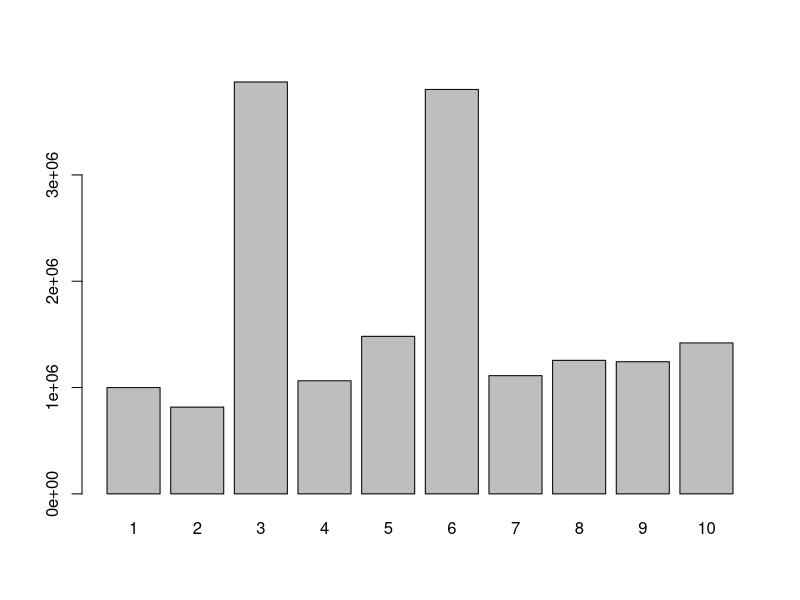
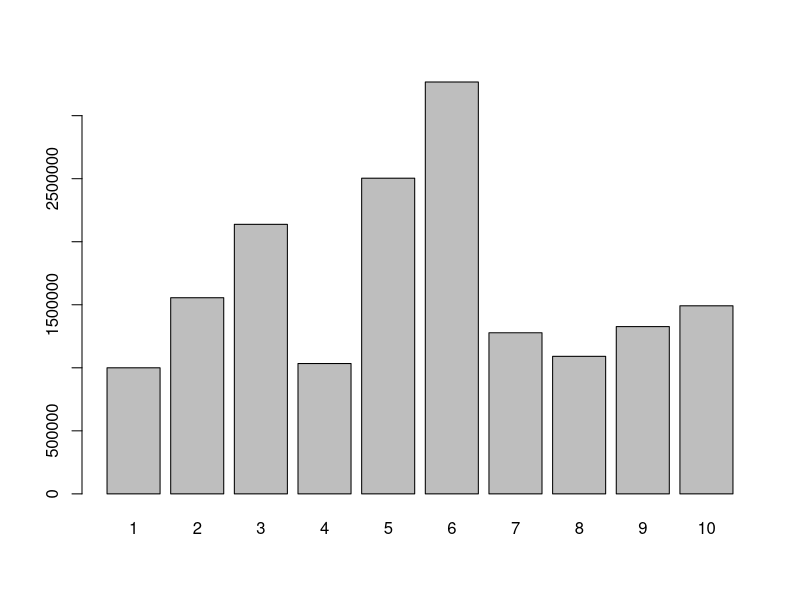
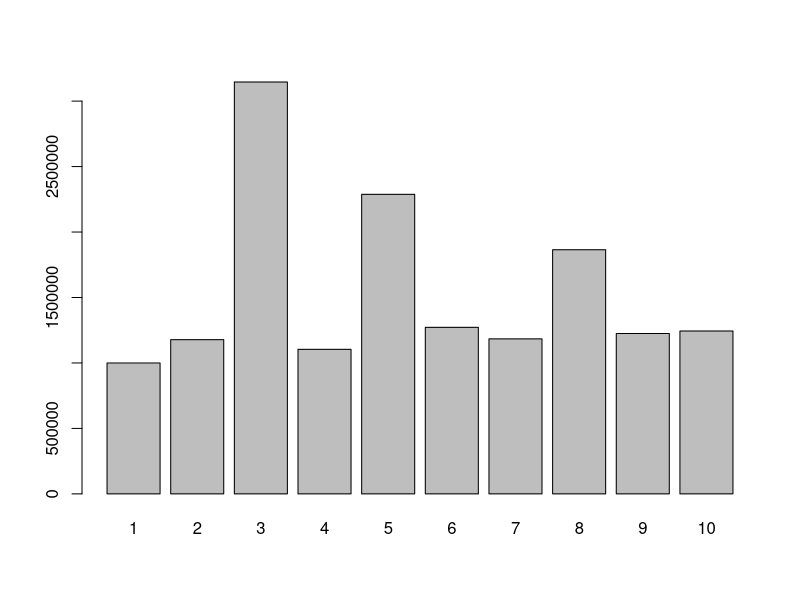
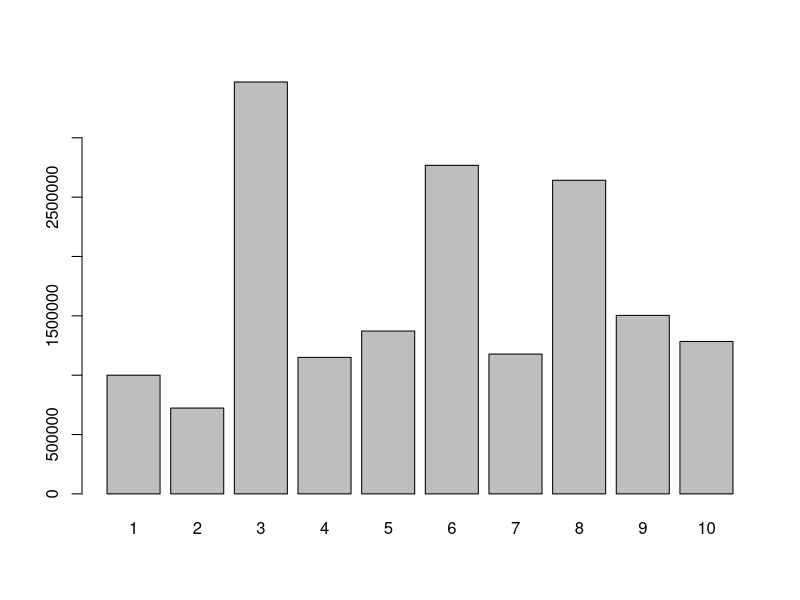
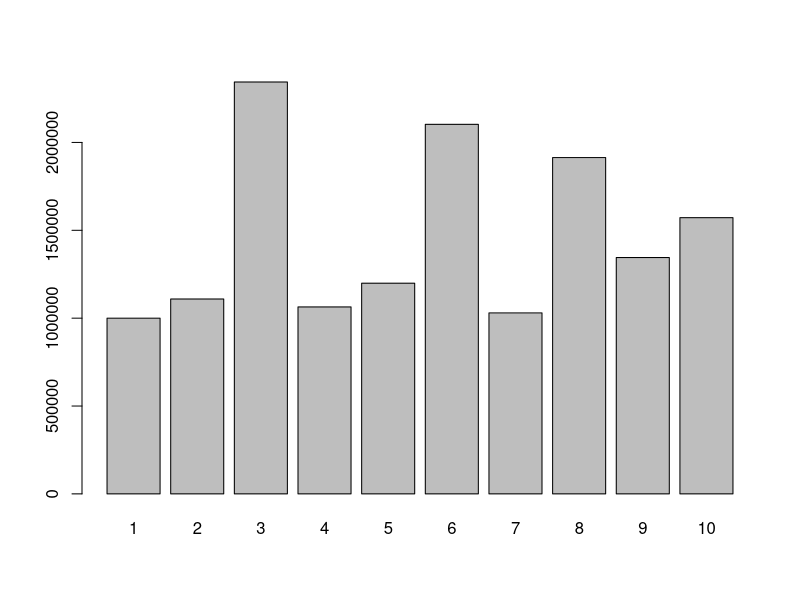
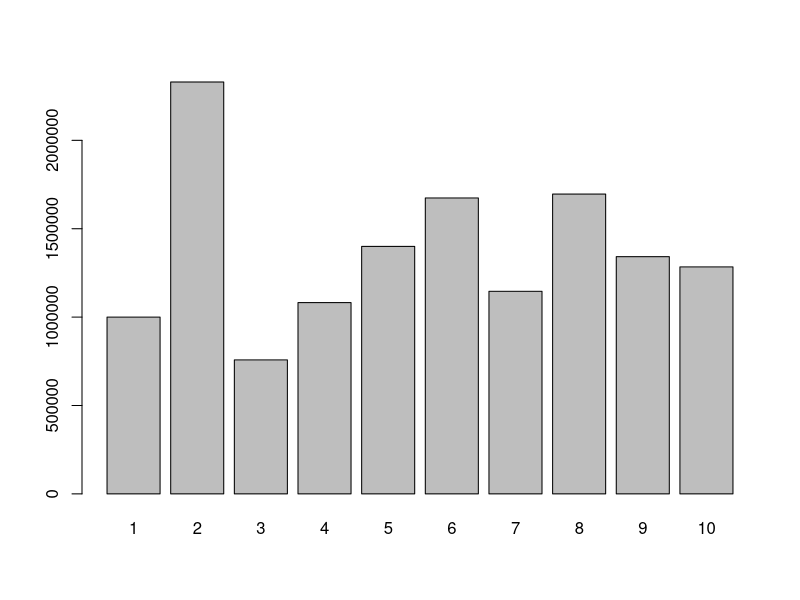
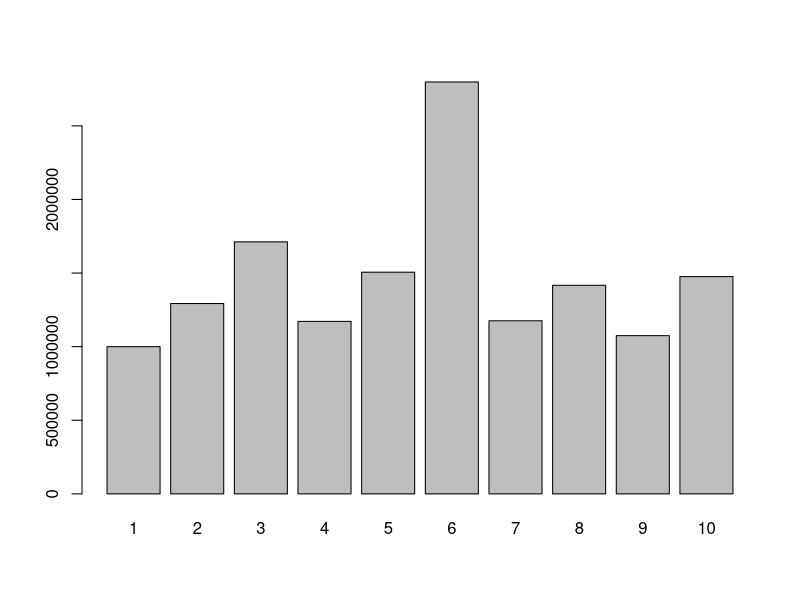
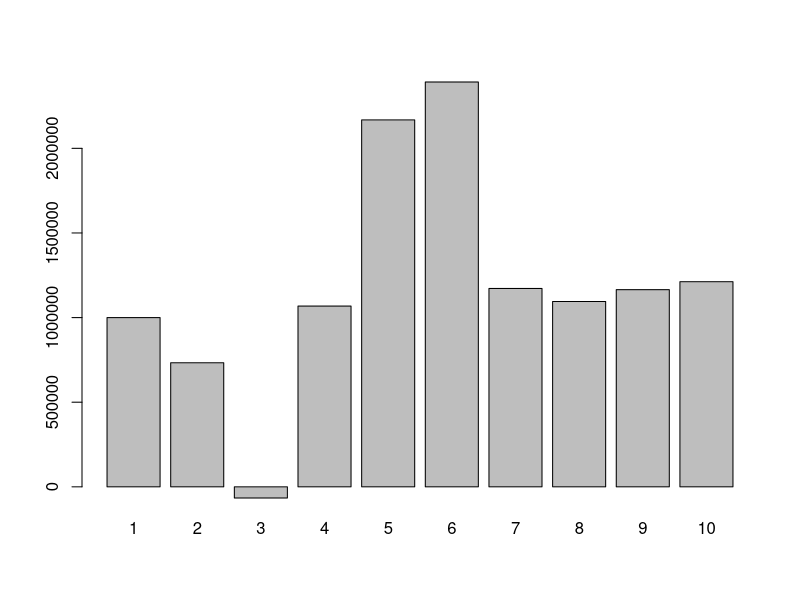

These figures' R source, in order:
# CC = Cost of buying a condo
# CS = Cost of buying a Subway
# S = Strategy Number
# A = Available capital
# ACOC = Annual costof ownership of a condo
# ACOS = Annual cost of ownership of a Subway
# ARC = Annual revenue of a condo
# ARS = Annual revenue of a Subway
# SPC = Sale price of a condo
# SPS = Sale price of a Subway
# ACO = Annual cost of ownership
# AR = Annual revenue
# SP = Sale price

# Homework explanation:
# - modified script to remove 'K' counter, re-nest for loops, and create 'Simulations' variable (runs a single simulation 1000 times)
# - created new 'WinningStrategies' data.frame and 'MaxStrategy' variable to capture and append winning strategies to a new data.frame for each for loop iteration (single simulation = for loop iteration)
# - imported 'plyr' library to organize data and create a subset of the 'WinningStrategies' data.frame, which displays a percentage breakdown of winning strategies

rm(list = ls())
gc()

CC = 250000
CS = 350000
A = 1000000
# ACOC = 9000
# ACOS = 110000
# ARC = 18000
# ARS = 170000
# SPC = 270000
# SPS = 300000

WinningStrategies <- data.frame(StrategyNumber=as.numeric(), MaxReturn=as.numeric())

Simulations = 1000

for (run in 1:Simulations) {

  S = 1;

  Strategies <- data.frame(StrategyNumber=as.numeric(),
                 Condo=as.numeric(), 
                 Subway=as.numeric(),
                 Return=as.numeric())

  for (i in 0:4) {
    for (j in 0:2) {
      if (CC * i + CS * j <= A) {
        Investment = CC * i + CS * j
        StrategyNumber = S
        ACOC = 1000 * sample(6:15,1)
        ACOS = 1000 * sample(90:120,1)
        ARC = 1000 * sample(16:22,1)
        ARS = 1000 * sample(60:250,1)
        SPC = 1000 * sample(200:320,1)
        SPS = 1000 * sample(250:400,1)
        Remainder = A - Investment
        ACO = ACOC * i + ACOS * j
        AR = ARC * i + ARS * j
        SP = SPC * i + SPS * j
        TotalReturn <- (10 * (AR - ACO)) + SP + Remainder
        Strategies[nrow(Strategies)+1,] = c(S,i,j,mean(TotalReturn))
        S = S+1
      }
    }
  }

  StrategySummaries = setNames(aggregate(Strategies$Return, list(Strategies$StrategyNumber), mean), c("StrategyNumber", "Return"))
  barplot(StrategySummaries$Return, names.arg = StrategySummaries$StrategyNumber)

  MaxStrategy <- sapply(StrategySummaries, max)

  for (row in 1:nrow(StrategySummaries)) {
    if (MaxStrategy[2] == StrategySummaries[row, 2]) {
      WinningStrategies <- rbind(WinningStrategies, StrategySummaries[row, ])
    }
  }

}

library(plyr)

WinningSummary <- count(WinningStrategies, "StrategyNumber")
WinningSummary$Fraction = WinningSummary$freq / Simulations * 100
colnames(WinningSummary) <- c("Strategy Number", "Frequency", "Percentage (%)")
